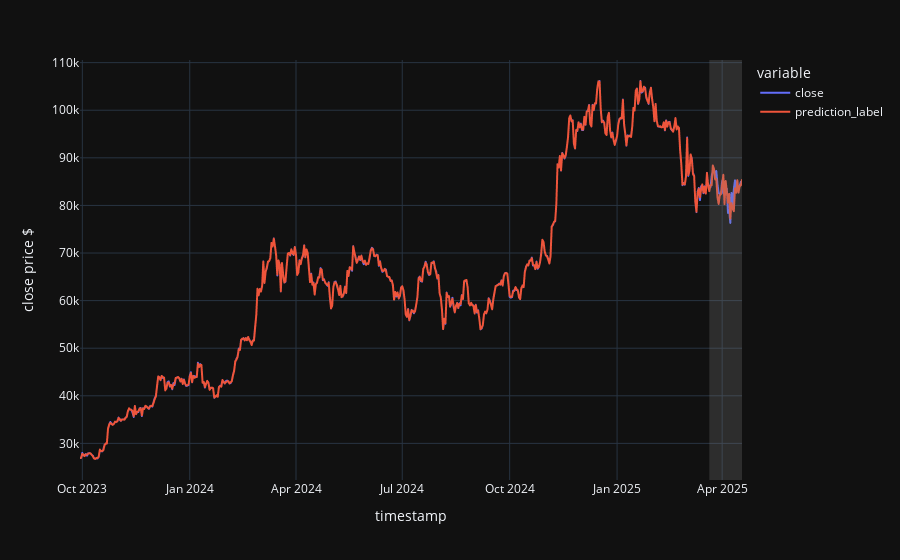

Write notebook code for a chart like this one.
### Code cell
# compare with furture data N.B there's no need to drop!! see next cell
y_pred_future = xgb_exp.predict_model(final_xgb, data=btc_test.drop('close', axis=1))

print(xgb_exp.pull())

train_forecast_df = pd.concat([y_pred_final, y_pred_future])
# Insert the last 30 days of the test set into the close column of train_forecast_df
train_forecast_df.loc[btc_test.index, 'close'] = btc_test['close']
fig = px.line(train_forecast_df, y=['close', 'prediction_label'], template='plotly_dark', labels={"value" : "close price $"})
fig.add_vrect(x0=btc_test.index[0], x1=btc_test.index[-1], fillcolor="grey", opacity=0.25, line_width=0)

fig.show()

### Figure 1 — Plotly figure (JSON) as saved in the notebook; plotly's stock layout.template omitted (floating-point values rounded to 4 significant figures; data arrays with more than 128 entries replaced by an {"elided": "..."} marker saying what was removed)
{"data": [{"hovertemplate": "variable=close<br>timestamp=%{x}<br>close price $=%{y}<extra></extra>", "legendgroup": "close", "line": {"color": "#636efa", "dash": "solid"}, "marker": {"symbol": "circle"}, "mode": "lines", "name": "close", "showlegend": true, "type": "scattergl", "x": {"elided": "568 str values"}, "xaxis": "x", "y": {"elided": "568 float values"}, "yaxis": "y"}, {"hovertemplate": "variable=prediction_label<br>timestamp=%{x}<br>close price $=%{y}<extra></extra>", "legendgroup": "prediction_label", "line": {"color": "#EF553B", "dash": "solid"}, "marker": {"symbol": "circle"}, "mode": "lines", "name": "prediction_label", "showlegend": true, "type": "scattergl", "x": {"elided": "568 str values"}, "xaxis": "x", "y": {"elided": "568 float values"}, "yaxis": "y"}], "layout": {"legend": {"title": {"text": "variable"}, "tracegroupgap": 0}, "margin": {"t": 60}, "shapes": [{"fillcolor": "grey", "line": {"width": 0}, "opacity": 0.25, "type": "rect", "x0": "2025-03-21T00:00:00", "x1": "2025-04-18T00:00:00", "xref": "x", "y0": 0, "y1": 1, "yref": "y domain"}], "xaxis": {"anchor": "y", "domain": [0, 1], "title": {"text": "timestamp"}}, "yaxis": {"anchor": "x", "domain": [0, 1], "title": {"text": "close price $"}}}}
